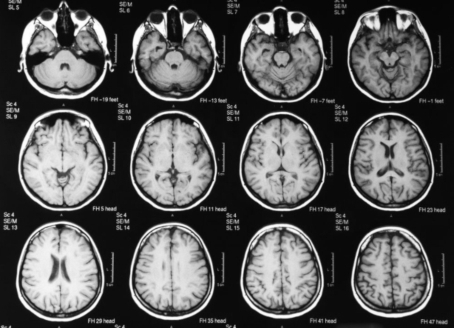
#> input picture Lab3/t3.jpg, 454 x 328 px
$ python c.py
#> lines starting #> are read from the running program, lines starting #| are printed output that depends on the picture
#!/usr/bin/env python3
# -*- coding: utf-8 -*-
"""
Created on Mon Mar 30 21:34:54 2020

@author: lizeth
"""

import cv2
import numpy as np


def hconcat_resize_min(im_list, interpolation=cv2.INTER_CUBIC):
    h_min = min(im.shape[0] for im in im_list)
    im_list_resize = [cv2.resize(im, (int(im.shape[1] * h_min / im.shape[0]), h_min), interpolation=interpolation)
                      for im in im_list]
    return cv2.hconcat(im_list_resize)

img = cv2.imread('t3.jpg',0)
#> img is the input picture: shape (328, 454); min 5, max 255, mean 86
fil,col = img.shape
#> fil = 328; col = 454
RGB = np.zeros((fil,col,3),dtype = 'uint8')

dvi = 100
mapc = np.zeros((500, 100, 3), dtype = "uint8")
R1 = np.zeros((500, 100, 1), dtype = "uint8")
G1 = np.zeros((500, 100, 1), dtype = "uint8")
B1 = np.zeros((500, 100, 1), dtype = "uint8")
for i in range(100):
    for j in range(100):
        R1[i,j] = 0
        G1[i,j] = ((0)*(i/dvi))
        B1[i,j] = ((0)*(i/dvi)) + 128

        R1[i+dvi,j] = 0
        G1[i+dvi,j] = ((255)*(i/dvi))
        B1[i+dvi,j] = ((-128)*(i/dvi)) + 128

        R1[i+(dvi*2),j] = 255*(i/dvi)
        G1[i+(dvi*2),j] = ((0)*(i/dvi)) +255
        B1[i+(dvi*2),j] = ((0)*(i/dvi))

        R1[i+(dvi*3),j] = ((0)*(i/dvi)) + 255
        G1[i+(dvi*3),j] = ((128-255)*(i/dvi)) +255
        B1[i+(dvi*3),j] = ((0)*(i/dvi))

        R1[i+(dvi*4),j] = ((0)*(i/dvi)) +255
        G1[i+(dvi*4),j] = ((-128)*(i/dvi)) +128
        B1[i+(dvi*4),j] = 0

map = cv2.merge((B1,G1,R1))
#cv2.imshow('mapa',mapc)


def inte(intensity):
    if intensity<0:
        R = 0
        G = 0
        B = 128
    elif (intensity > 0) and (intensity<=0.25):
        fraction = intensity
        R =  (0) * fraction
        G =  (255) * fraction
        B =  (-128) * fraction + 128

    elif(intensity>0.25) and (intensity<= 0.5):
        fraction = intensity
        R =  (255) * fraction
        G =  (255-255) * fraction +255
        B =  (0) * fraction
    elif(intensity>0.5) and (intensity<= 0.75):
        fraction = intensity/(0.75-0.5)
        R =  (255-255) * fraction + 255
        G =  (128-255) * fraction + 255
        B =  (0) * fraction

    elif (intensity>0.75) and (intensity<=1) :
        fraction = intensity
        R =  (255-255) * fraction + 255
        G =  (-128) * fraction + 128
        B =  (- 0) * fraction

    else:
        R = 255
        G = 0
        B = 0
    return R,G,B

intensity = 0.0
for i in range(fil):
    for j in range(col):
        intensity = img[i][j]/255.0
        r,g,b = inte(intensity)
        RGB[i][j][2] = r
        RGB[i][j][1] = g
        RGB[i][j][0] = b
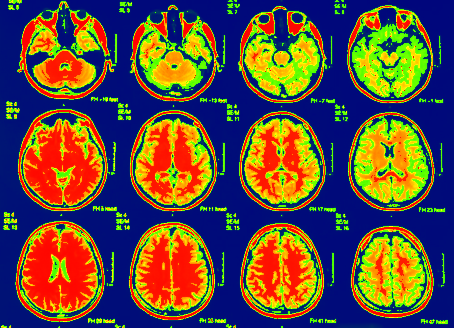
#> RGB: shape (328, 454, 3); mean of channels 0, 1, 2 62.5, 79.6, 99.4; drawn as B, G, R


image = cv2.merge((RGB[:,:,0],RGB[:,:,1],RGB[:,:,2]))
r = image[:,:,2]
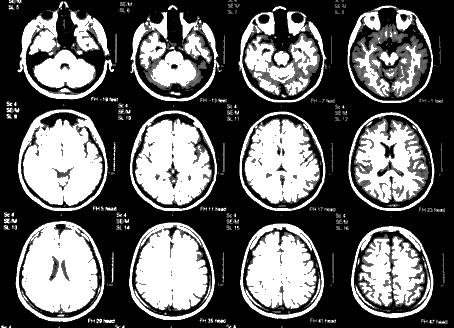
#> r: shape (328, 454); min 0, max 255, mean 99.4
cv2.imshow('r',r)
cv2.imwrite('pol.jpg',r)

img_gray = cv2.merge((img,img,img))
imgFinal = np.concatenate((img_gray, image), axis=1)
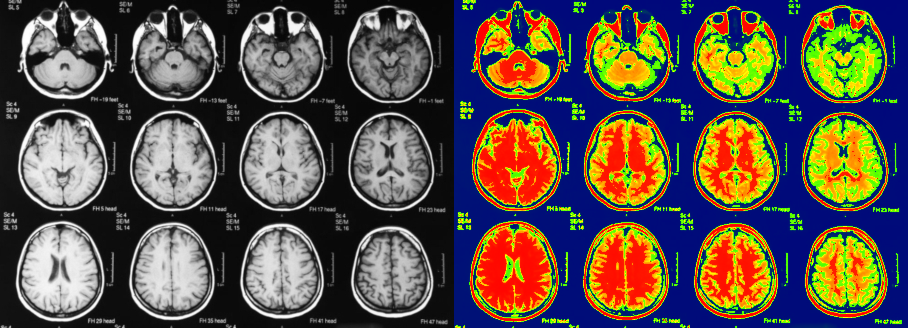
#> imgFinal: shape (328, 908, 3); mean of channels 0, 1, 2 74.3, 82.8, 92.7; drawn as B, G, R
#cv2.imshow('INTERPOLATION',imgFinal)
#cv2.imshow('Map',map)

im_h_resize = hconcat_resize_min([img_gray,map, image])
#> in hconcat_resize_min, `return cv2.hconcat(im_list_resize)`:
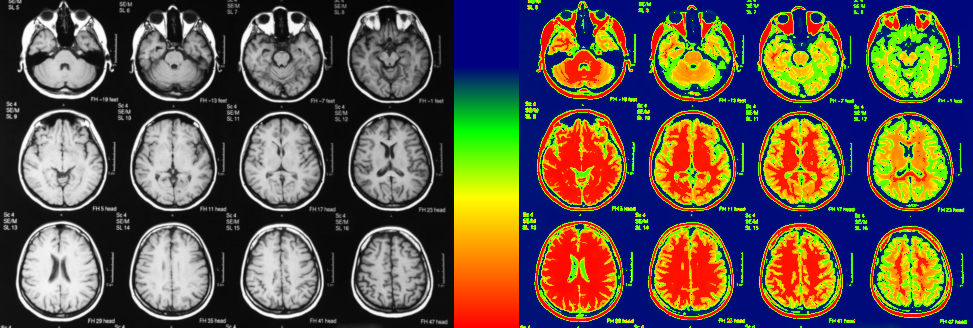
#> returned value: shape (328, 973, 3); mean of channels 0, 1, 2 71.9, 85.8, 95; drawn as B, G, R
cv2.imshow('Interpolation',im_h_resize)
cv2.waitKey(0)
cv2.destroyAllWindows()
